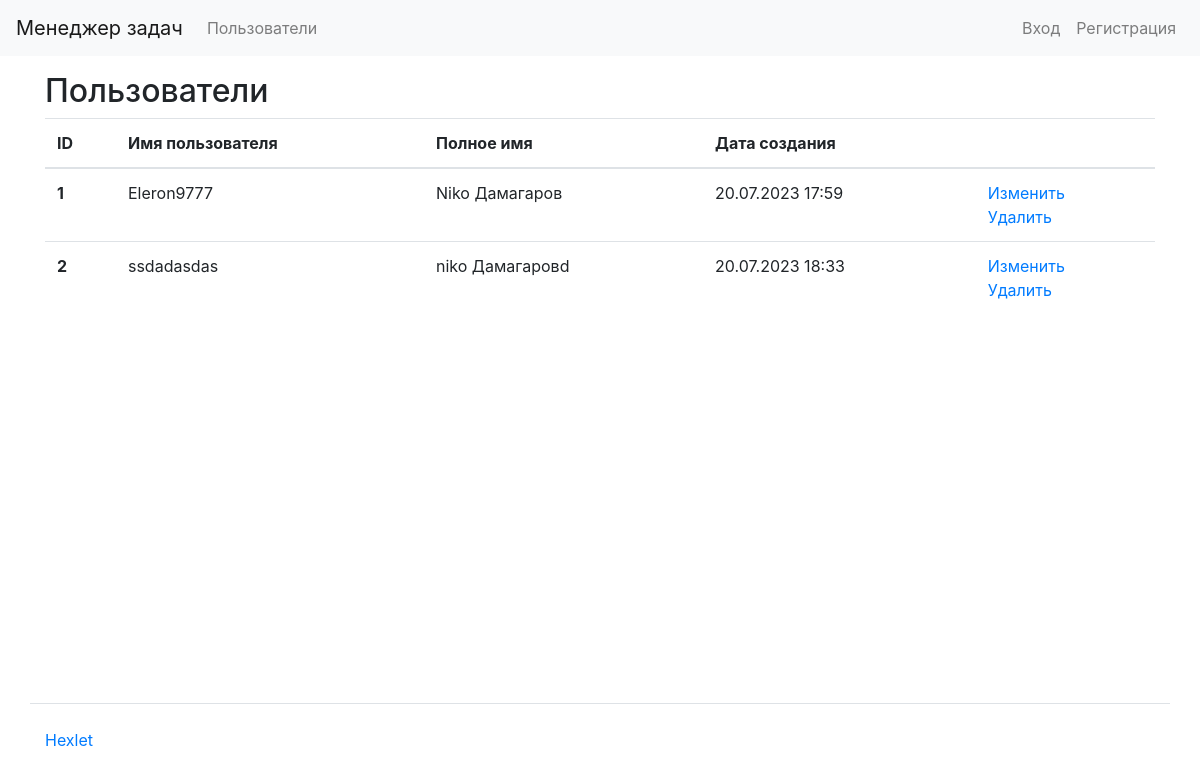
/users/, run on an earlier commit of the app's database.
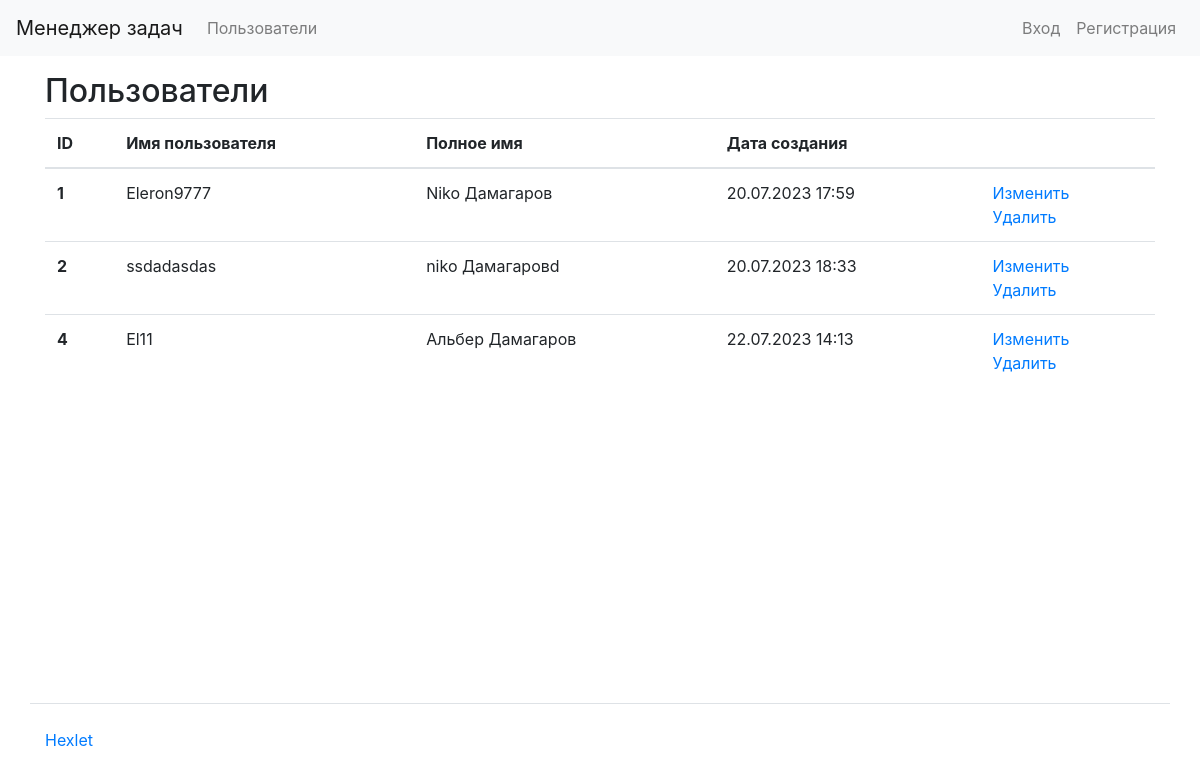
And on a later commit of the database.
### task_manager/users/models.py (models this page shows)
class User(AbstractUser):
    def get_absolute_url(self):
        return reverse('users:user_list')
    def __str__(self):
        return self.get_full_name()

### task_manager/users/views.py (the view)
# urls.py: path('', views.user_list, name='user_list'),
def user_list(request):
    users = get_user_model().objects.all()
    return render(request, 'users/users.html', {'users': users})

### task_manager/templates/users/users.html (shortened to what this page needs)
{% extends "base.html" %}
{% load i18n %}
{% load bootstrap4 %}
{% block content %}
  <h2>{% trans "Users" %}</h2>
  <table class="table">
    <thead>
      <tr>
        <th scope="col">{% trans "id" %}</th>
        <th scope="col">{% trans "Username" %}</th>
        <th scope="col">{% trans "Full Name" %}</th>
        <th scope="col">{% trans "Creation date" %}</th>
        <th scope="col"></th>
      </tr>
    </thead>
    <tbody>
      {% for user in users %}
        <tr>
          <th scope="row">{{ user.id }}</th>
          <td>{{ user.username }}</td>
          <td>{{ user.first_name }} {{ user.last_name }}</td>
          <td>{{ user.date_joined|date:"d.m.Y H:i" }}</td>
          <td>
            <a href="{% url 'users:edit_user' user.id %}">{% trans "Edit" %}</a>
            <br>
            <a href="{% url 'users:delete_user' user.id %}">{% trans "Delete" %}</a>
          </td>
        </tr>
      {% empty %}
        <tr>
          <td colspan="6">{% trans "No users found" %}</td>
        </tr>
      {% endfor %}
    </tbody>
  </table>
{% endblock %}

What changed in the data, as far as the page shows it:
added User: id "4", username "El11", first_name "Альбер", last_name "Дамагаров", date_joined "22.07.2023 14:13"
